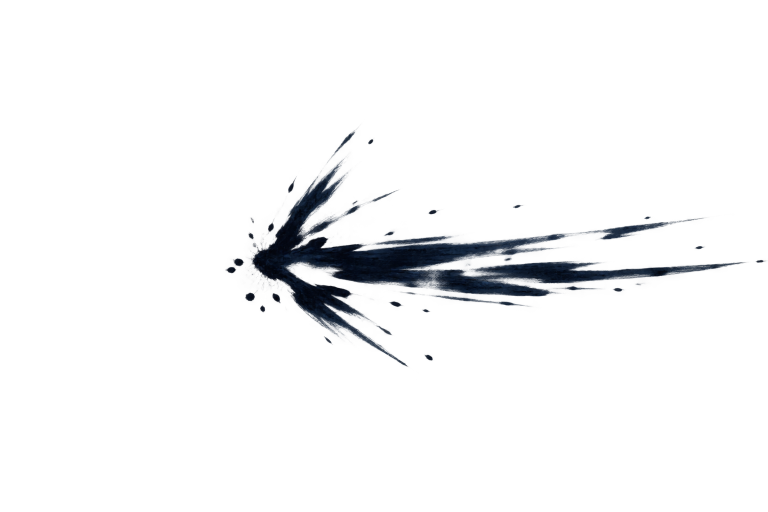
#> input picture Artifacts/GraphicsRemediation/SkillAnimation/SeojinBasic3HitCombo/selected/C3-like-character-free-vfx-exact18-revision-02/raw-native-1536x1024/frame-02.png, 1536 x 1024 px, given in place of frame-00.png, which was not available (shown at 1/2 size)
$ python build_review.py
#> lines starting #> are read from the running program, lines starting #| are printed output that depends on the picture; pictures that were not available may be replaced by others from this repository, and a replacement may not be noted
from __future__ import annotations
import hashlib,json,shutil
from pathlib import Path
from PIL import Image
ROOT=Path(__file__).parent
SOURCES='''
/Users/pvenus/.codex/generated_images/01a0421a-c5ea-7623-88db-2ac71c27bd93/exec-06bb71f7-5fe1-4e13-bf0a-0b53bd0ff5e7.png
/Users/pvenus/.codex/generated_images/01a0421a-c5ea-7623-88db-2ac71c27bd93/exec-d4eb391f-b307-4a9b-82af-8cd5a50bdba0.png
/Users/pvenus/.codex/generated_images/01a0421a-c5ea-7623-88db-2ac71c27bd93/exec-cb5a4e46-087f-4599-92ae-5bbda98379d0.png
/Users/pvenus/.codex/generated_images/01a0421a-c5ea-7623-88db-2ac71c27bd93/exec-268f2443-6935-495e-8e5f-7fe7b2d20ceb.png
/Users/pvenus/.codex/generated_images/01a0421a-c5ea-7623-88db-2ac71c27bd93/exec-a0aa2717-a919-44e6-aa9a-028644bc6ac7.png
/Users/pvenus/.codex/generated_images/01a0421a-c5ea-7623-88db-2ac71c27bd93/exec-5485008a-fc25-44bf-b8bd-86c26b205795.png
/Users/pvenus/.codex/generated_images/01a0421a-c5ea-7623-88db-2ac71c27bd93/exec-314d951e-8e8f-45bb-aeda-ad21b760572e.png
/Users/pvenus/.codex/generated_images/01a0421a-c5ea-7623-88db-2ac71c27bd93/exec-d9d88361-1579-4211-a1fe-2a603f3028e3.png
/Users/pvenus/.codex/generated_images/01a0421a-c5ea-7623-88db-2ac71c27bd93/exec-3579b718-3d2f-468c-be47-0fec7ec4bf6d.png
/Users/pvenus/.codex/generated_images/01a0421a-c5ea-7623-88db-2ac71c27bd93/exec-63f9667c-1a8a-4741-9112-5840de305f8e.png
/Users/pvenus/.codex/generated_images/01a0421a-c5ea-7623-88db-2ac71c27bd93/exec-46dee24a-1d30-4669-8c94-224e8a1e5197.png
/Users/pvenus/.codex/generated_images/01a0421a-c5ea-7623-88db-2ac71c27bd93/exec-642da3a5-770d-4e27-a8b9-a0515f7a1464.png
/Users/pvenus/.codex/generated_images/01a0421a-c5ea-7623-88db-2ac71c27bd93/exec-d1fb027b-0d37-40f8-8db1-71ff2ef668cd.png
/Users/pvenus/.codex/generated_images/01a0421a-c5ea-7623-88db-2ac71c27bd93/exec-cc4ee341-16ab-4a2d-ab0b-97c500c06539.png
/Users/pvenus/.codex/generated_images/01a0421a-c5ea-7623-88db-2ac71c27bd93/exec-40c16f47-d734-4f47-9773-8bfa4f88ede9.png
/Users/pvenus/.codex/generated_images/01a0421a-c5ea-7623-88db-2ac71c27bd93/exec-1d2aedd5-d33d-45b3-8e39-61013b8e9372.png
/Users/pvenus/.codex/generated_images/01a0421a-c5ea-7623-88db-2ac71c27bd93/exec-63e28599-fb94-4472-b281-b501979bd2d3.png
/Users/pvenus/.codex/generated_images/01a0421a-c5ea-7623-88db-2ac71c27bd93/exec-56ceb42d-b120-4c16-87af-099f114f17a0.png
'''.strip().splitlines(); DELAYS=[80,80,80,80,120,80,80,80,80,80,120,80,80,80,80,80,120,320]
def sha(p):return hashlib.sha256(Path(p).read_bytes()).hexdigest()
def contain(im,size,pad=0):
 w,h=size;s=min((w-2*pad)/im.width,(h-2*pad)/im.height);nw=round(im.width*s);nh=round(im.height*s);q=im.resize((nw,nh),Image.Resampling.LANCZOS);c=Image.new('RGBA',size,(0,0,0,0));c.alpha_composite(q,((w-nw)//2,(h-nh)//2));return c
raw=ROOT/'raw-native-1536x1024';review=ROOT/'review-768x512';runtime=ROOT/'runtime-256x256';raw.mkdir(parents=True,exist_ok=True);review.mkdir(parents=True,exist_ok=True);runtime.mkdir(parents=True,exist_ok=True)
frames=[];rec=[]
for i,s in enumerate(SOURCES):
 p=Path(s);rp=raw/f'frame-{i:02d}.png';shutil.copyfile(p,rp);im=Image.open(rp)
#> further down, im is the input picture: PIL image 1536x1024 RGBA; mean R, G, B, A 1.6, 3.8, 7.4, 10.5
 if im.mode!='RGBA' or im.size!=(1536,1024) or im.getchannel('A').getextrema()[0]!=0:raise RuntimeError((i,im.mode,im.size))
 rv=contain(im,(768,512));rvp=review/f'frame-{i:02d}.png';rv.save(rvp);frames.append(rv)
#> in contain, `q = im.resize((nw, nh), Image.Resampling.LANCZOS)`:
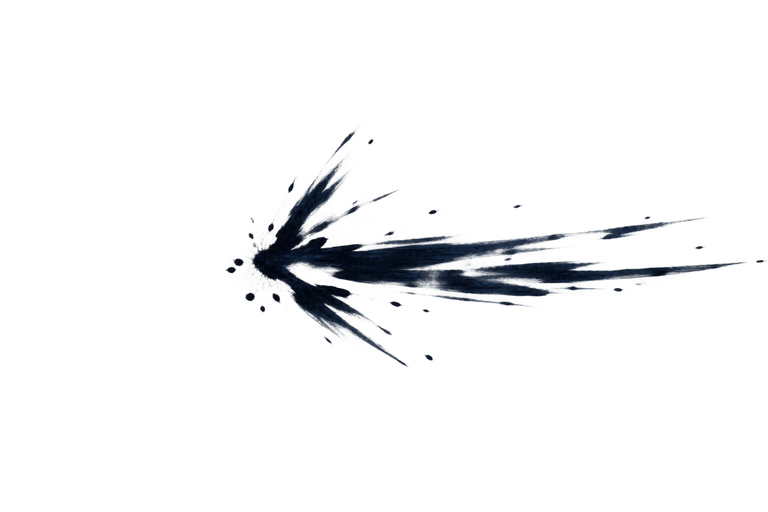
#> q: PIL image 768x512 RGBA; mean R, G, B, A 0.5, 1.2, 2.4, 10.5; transparent parts drawn white
#> in contain, `c = Image.new('RGBA', size, (0, 0, 0, 0))`: c: PIL image 768x512 RGBA; every value is 0
 rt=contain(im,(256,256),10);rtp=runtime/f'frame-{i:02d}.png';rt.save(rtp);a=rt.getchannel('A');rec.append({'frame':i,'source_sha256':sha(p),'review_sha256':sha(rvp),'runtime_sha256':sha(rtp),'runtime_alpha_bbox':list(a.getbbox() or (0,0,0,0)),'alpha_extrema':list(a.getextrema())})
#> call 2 of contain, with size = (256, 256), pad = 10
#> in contain (call 2), `q = im.resize((nw, nh), Image.Resampling.LANCZOS)`:
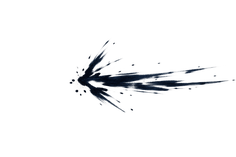
#> q: PIL image 236x157 RGBA; mean R, G, B, A 0.5, 1.4, 2.8, 10.6; transparent parts drawn white
#> in contain (call 2), `c = Image.new('RGBA', size, (0, 0, 0, 0))`: c: PIL image 256x256 RGBA; every value is 0
#> in contain (call 2), `c.alpha_composite(q, ((w - nw) // 2, (h - nh) // 2))`:
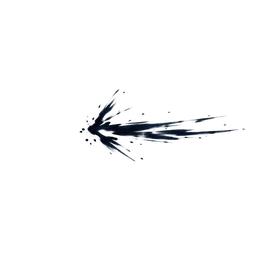
#> c: PIL image 256x256 RGBA; mean R, G, B, A 0.3, 0.8, 1.6, 6; transparent parts drawn white
#> after `a = rt.getchannel('A')`:
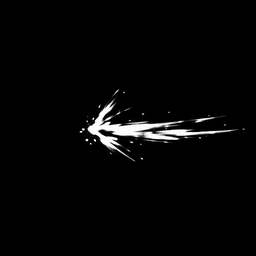
#> a: PIL image 256x256 L; min 0, max 255, mean 6
#> (the run stopped early here; a loop or call above may not have finished)

$ run again, on Artifacts/GraphicsRemediation/SkillAnimation/SeojinBasic3HitCombo/selected/C3-like-character-free-vfx-exact18-revision-02/raw-native-1536x1024/frame-09.png
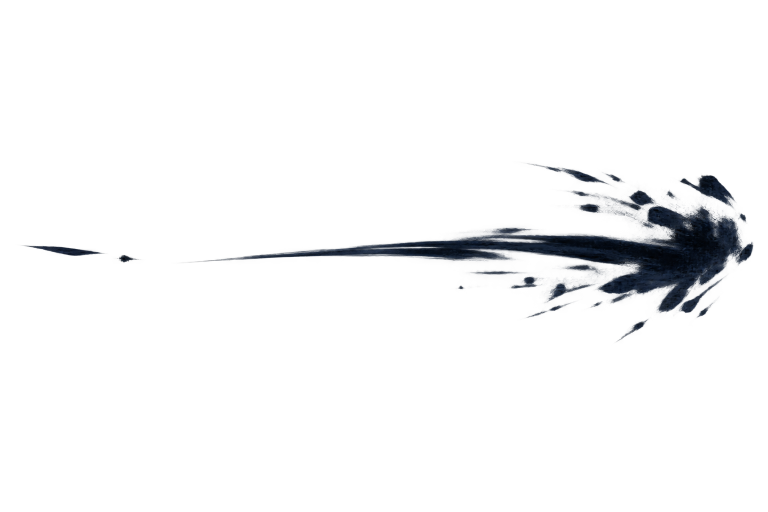
#> input picture Artifacts/GraphicsRemediation/SkillAnimation/SeojinBasic3HitCombo/selected/C3-like-character-free-vfx-exact18-revision-02/raw-native-1536x1024/frame-09.png, 1536 x 1024 px, given in place of frame-00.png, which was not available (shown at 1/2 size)
#> im is the input picture: PIL image 1536x1024 RGBA; mean R, G, B, A 2.1, 4.1, 7.5, 9.9
#> c: PIL image 768x512 RGBA; every value is 0
#> q: PIL image 236x157 RGBA
#> c: PIL image 256x256 RGBA; every value is 0
#> in contain (call 2), `c.alpha_composite(q, ((w - nw) // 2, (h - nh) // 2))`:
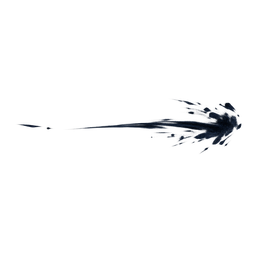
#> c: PIL image 256x256 RGBA; mean R, G, B, A 0.4, 0.8, 1.6, 5.7; transparent parts drawn white
#> `a = rt.getchannel('A')`:
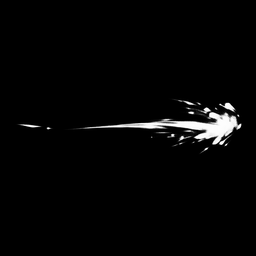
#> a: PIL image 256x256 L; min 0, max 255, mean 5.7

$ run again, on Artifacts/GraphicsRemediation/SkillAnimation/SeojinBasic3HitCombo/selected/C3-like-character-free-vfx-exact18-revision-02/raw-native-1536x1024/frame-12.png
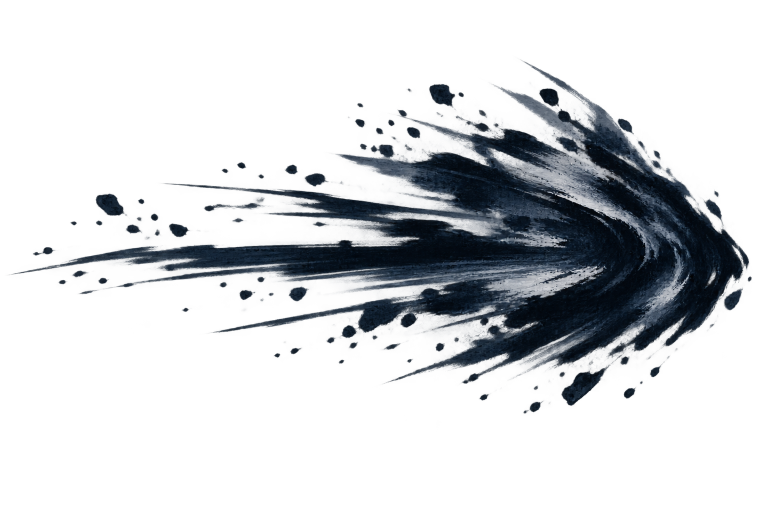
#> input picture Artifacts/GraphicsRemediation/SkillAnimation/SeojinBasic3HitCombo/selected/C3-like-character-free-vfx-exact18-revision-02/raw-native-1536x1024/frame-12.png, 1536 x 1024 px, given in place of frame-00.png, which was not available (shown at 1/2 size)
#> im is the input picture: PIL image 1536x1024 RGBA; mean R, G, B, A 9.6, 15.2, 21.6, 48.9
#> c: PIL image 768x512 RGBA; every value is 0
#> q: PIL image 236x157 RGBA
#> c: PIL image 256x256 RGBA; every value is 0
#> in contain (call 2), `c.alpha_composite(q, ((w - nw) // 2, (h - nh) // 2))`:
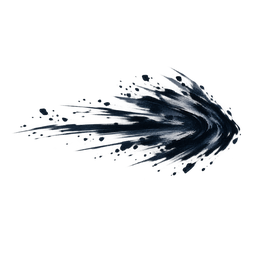
#> c: PIL image 256x256 RGBA; mean R, G, B, A 3.9, 5.7, 8, 27.7; transparent parts drawn white
#> `a = rt.getchannel('A')`:
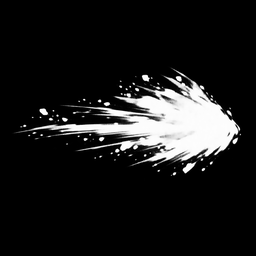
#> a: PIL image 256x256 L; min 0, max 255, mean 27.7

$ run again, on Artifacts/GraphicsRemediation/SkillAnimation/SeojinBasic3HitCombo/selected/C3-like-character-free-vfx-exact18-revision-02/raw-native-1536x1024/frame-13.png
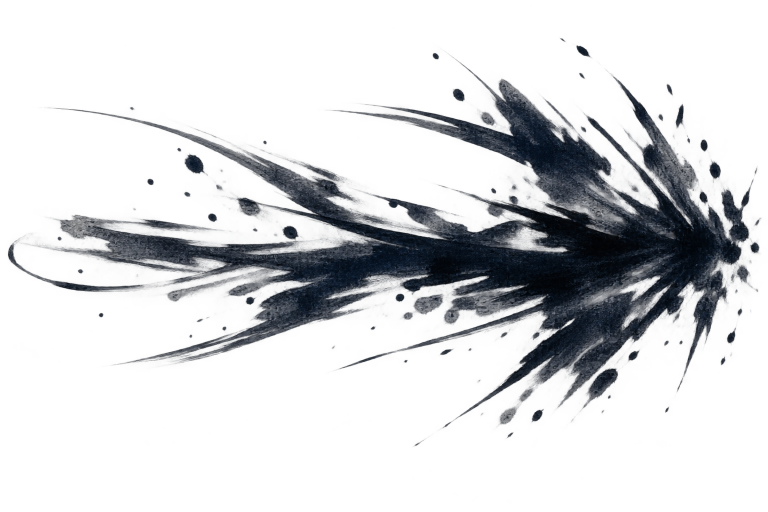
#> input picture Artifacts/GraphicsRemediation/SkillAnimation/SeojinBasic3HitCombo/selected/C3-like-character-free-vfx-exact18-revision-02/raw-native-1536x1024/frame-13.png, 1536 x 1024 px, given in place of frame-00.png, which was not available (shown at 1/2 size)
#> im is the input picture: PIL image 1536x1024 RGBA; mean R, G, B, A 22.7, 25.7, 30.9, 47.5
#> c: PIL image 768x512 RGBA; every value is 0
#> q: PIL image 236x157 RGBA
#> c: PIL image 256x256 RGBA; every value is 0
#> in contain (call 2), `c.alpha_composite(q, ((w - nw) // 2, (h - nh) // 2))`:
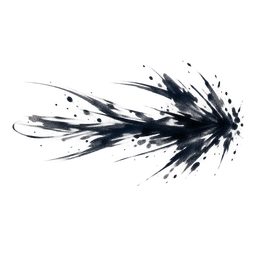
#> c: PIL image 256x256 RGBA; mean R, G, B, A 7, 8.1, 10, 27; transparent parts drawn white
#> `a = rt.getchannel('A')`:
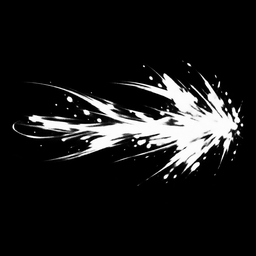
#> a: PIL image 256x256 L; min 0, max 255, mean 27
